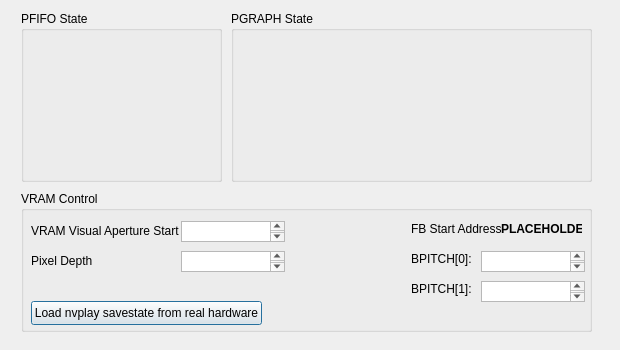
<?xml version="1.0" encoding="UTF-8"?>
<ui version="4.0">
 <class>VisualNVDialog</class>
 <widget class="QDialog" name="VisualNVDialog">
  <property name="geometry">
   <rect>
    <x>0</x>
    <y>0</y>
    <width>620</width>
    <height>350</height>
   </rect>
  </property>
  <property name="sizePolicy">
   <sizepolicy hsizetype="Fixed" vsizetype="Fixed">
    <horstretch>0</horstretch>
    <verstretch>0</verstretch>
   </sizepolicy>
  </property>
  <property name="minimumSize">
   <size>
    <width>620</width>
    <height>350</height>
   </size>
  </property>
  <property name="maximumSize">
   <size>
    <width>620</width>
    <height>350</height>
   </size>
  </property>
  <property name="windowTitle">
   <string>Nvidia GPU Realtime Debugger</string>
  </property>
  <layout class="QGridLayout" name="gridLayout">
   <item row="4" column="0">
    <widget class="QWidget" name="widget" native="true">
     <widget class="QGroupBox" name="groupBox">
      <property name="geometry">
       <rect>
        <x>10</x>
        <y>0</y>
        <width>201</width>
        <height>171</height>
       </rect>
      </property>
      <property name="title">
       <string>PFIFO State</string>
      </property>
     </widget>
     <widget class="QGroupBox" name="groupBox_2">
      <property name="geometry">
       <rect>
        <x>220</x>
        <y>0</y>
        <width>361</width>
        <height>171</height>
       </rect>
      </property>
      <property name="title">
       <string>PGRAPH State</string>
      </property>
     </widget>
     <widget class="QGroupBox" name="groupBox_3">
      <property name="geometry">
       <rect>
        <x>10</x>
        <y>180</y>
        <width>571</width>
        <height>141</height>
       </rect>
      </property>
      <property name="title">
       <string>VRAM Control</string>
      </property>
      <widget class="QPlainTextEdit" name="fbStartAddress">
       <property name="geometry">
        <rect>
         <x>160</x>
         <y>30</y>
         <width>104</width>
         <height>21</height>
        </rect>
       </property>
      </widget>
      <widget class="QLabel" name="label">
       <property name="geometry">
        <rect>
         <x>10</x>
         <y>30</y>
         <width>151</width>
         <height>21</height>
        </rect>
       </property>
       <property name="text">
        <string>&lt;html&gt;&lt;head/&gt;&lt;body&gt;&lt;p&gt;VRAM Visual Aperture Start&lt;/p&gt;&lt;/body&gt;&lt;/html&gt;</string>
       </property>
      </widget>
      <widget class="QLabel" name="label_2">
       <property name="geometry">
        <rect>
         <x>390</x>
         <y>30</y>
         <width>91</width>
         <height>16</height>
        </rect>
       </property>
       <property name="text">
        <string>&lt;html&gt;&lt;head/&gt;&lt;body&gt;&lt;p&gt;FB Start Address:&lt;/p&gt;&lt;/body&gt;&lt;/html&gt;</string>
       </property>
      </widget>
      <widget class="QLabel" name="label_3">
       <property name="geometry">
        <rect>
         <x>480</x>
         <y>30</y>
         <width>81</width>
         <height>16</height>
        </rect>
       </property>
       <property name="text">
        <string>&lt;html&gt;&lt;head/&gt;&lt;body&gt;&lt;p&gt;&lt;span style=&quot; font-weight:700;&quot;&gt;PLACEHOLDER&lt;/span&gt;&lt;/p&gt;&lt;/body&gt;&lt;/html&gt;</string>
       </property>
      </widget>
      <widget class="QPlainTextEdit" name="plainTextEdit_2">
       <property name="geometry">
        <rect>
         <x>160</x>
         <y>60</y>
         <width>104</width>
         <height>21</height>
        </rect>
       </property>
      </widget>
      <widget class="QLabel" name="label_4">
       <property name="geometry">
        <rect>
         <x>10</x>
         <y>60</y>
         <width>151</width>
         <height>21</height>
        </rect>
       </property>
       <property name="text">
        <string>&lt;html&gt;&lt;head/&gt;&lt;body&gt;&lt;p&gt;Pixel Depth&lt;/p&gt;&lt;/body&gt;&lt;/html&gt;</string>
       </property>
      </widget>
      <widget class="QPushButton" name="btnLoadSavestate">
       <property name="geometry">
        <rect>
         <x>10</x>
         <y>110</y>
         <width>231</width>
         <height>24</height>
        </rect>
       </property>
       <property name="text">
        <string>Load nvplay savestate from real hardware</string>
       </property>
      </widget>
      <widget class="QLabel" name="BPITCH">
       <property name="geometry">
        <rect>
         <x>390</x>
         <y>60</y>
         <width>61</width>
         <height>16</height>
        </rect>
       </property>
       <property name="text">
        <string>&lt;html&gt;&lt;head/&gt;&lt;body&gt;&lt;p&gt;BPITCH[0]:&lt;/p&gt;&lt;/body&gt;&lt;/html&gt;</string>
       </property>
      </widget>
      <widget class="QPlainTextEdit" name="plainTextEdit_3">
       <property name="geometry">
        <rect>
         <x>460</x>
         <y>60</y>
         <width>104</width>
         <height>21</height>
        </rect>
       </property>
      </widget>
      <widget class="QPlainTextEdit" name="plainTextEdit_4">
       <property name="geometry">
        <rect>
         <x>460</x>
         <y>90</y>
         <width>104</width>
         <height>21</height>
        </rect>
       </property>
      </widget>
      <widget class="QLabel" name="BPITCH_2">
       <property name="geometry">
        <rect>
         <x>390</x>
         <y>90</y>
         <width>61</width>
         <height>16</height>
        </rect>
       </property>
       <property name="text">
        <string>&lt;html&gt;&lt;head/&gt;&lt;body&gt;&lt;p&gt;BPITCH[1]:&lt;/p&gt;&lt;/body&gt;&lt;/html&gt;</string>
       </property>
      </widget>
     </widget>
    </widget>
   </item>
  </layout>
 </widget>
 <resources/>
 <connections/>
</ui>
